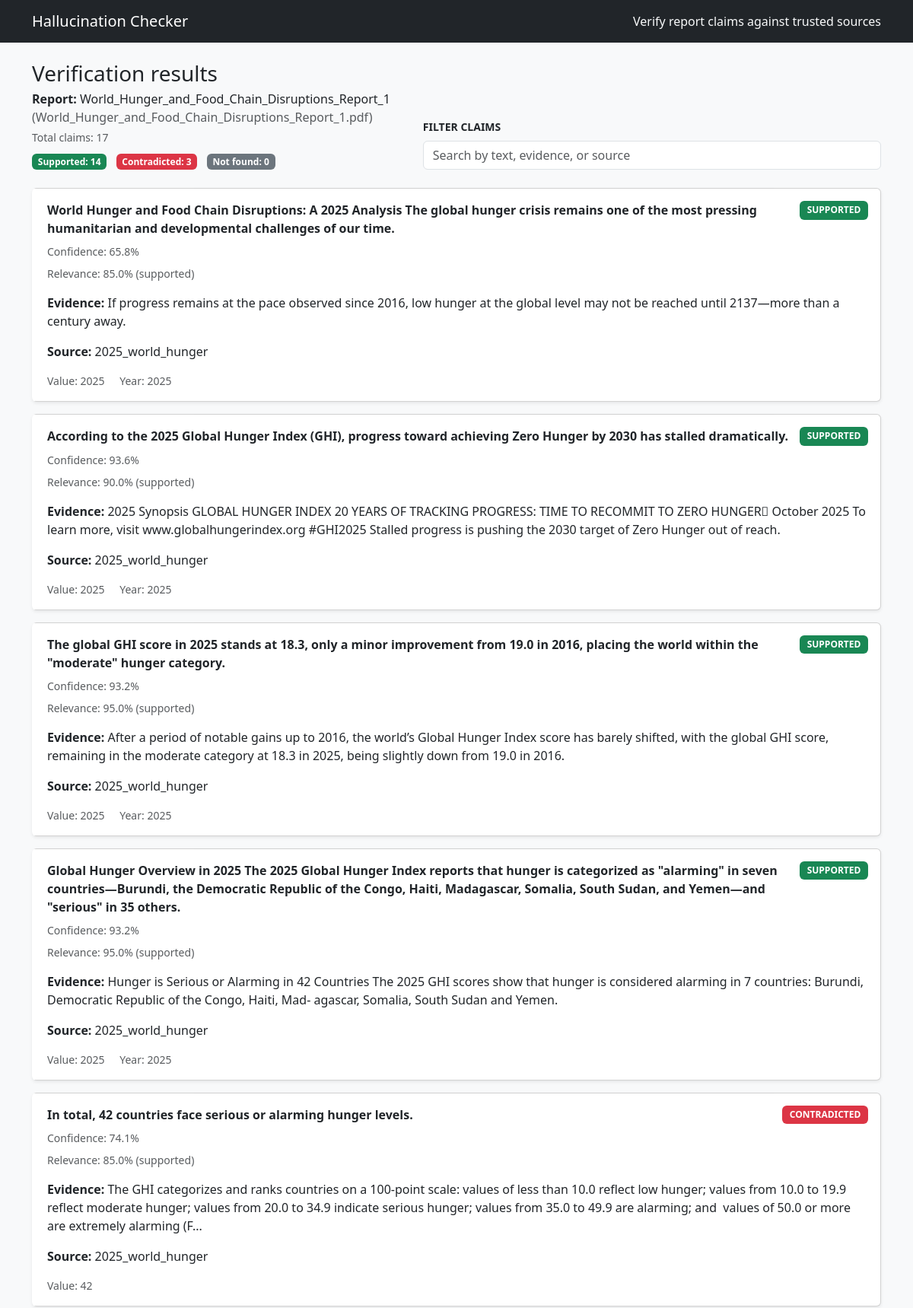
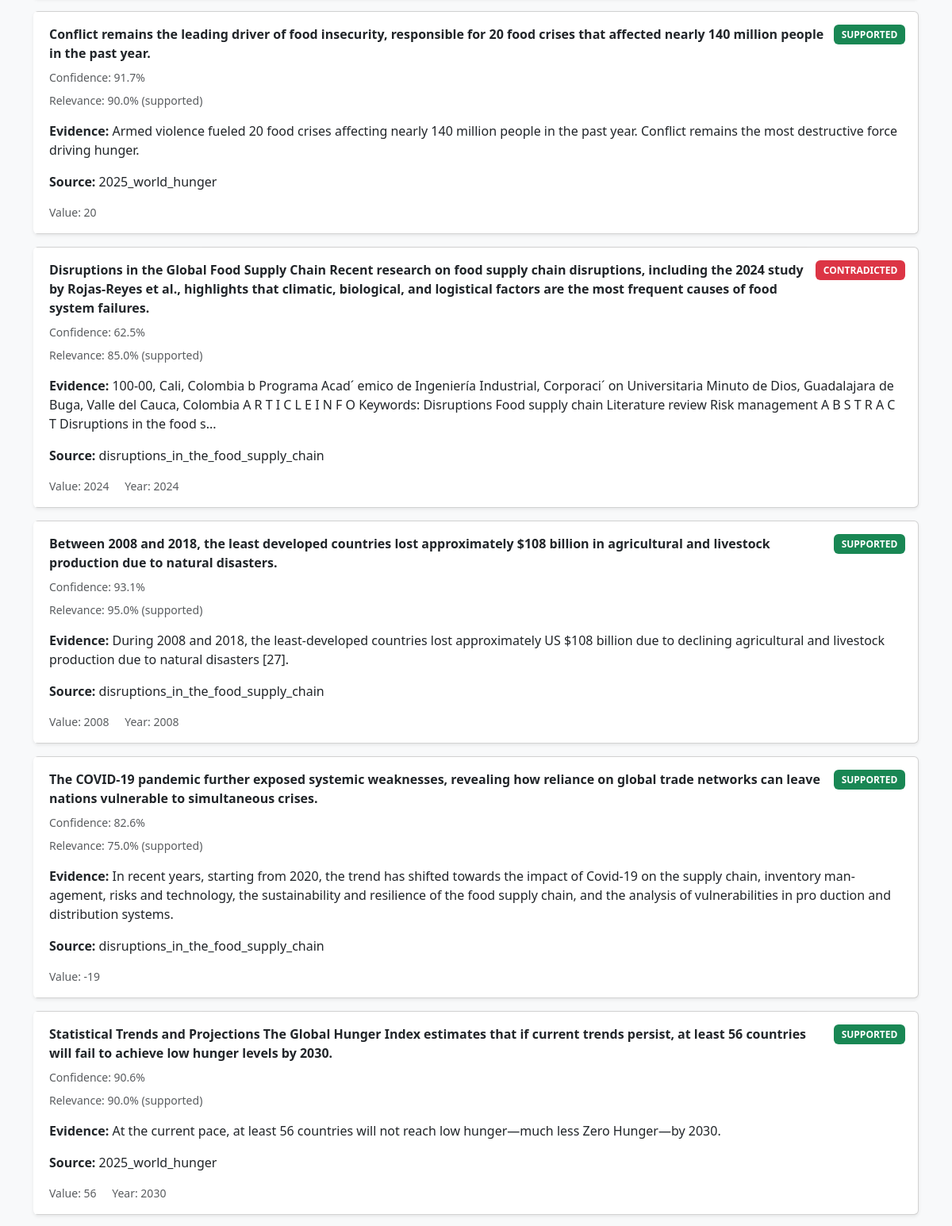
Page /results/3 (upper part) on the committed database (2 pictures, top to bottom).
### src/hallcheck/models.py (models this page shows)
class Base(DeclarativeBase):
    """Declarative base class."""

class Document(Base):
    __tablename__ = "documents"
    id: Mapped[int] = mapped_column(Integer, primary_key=True, autoincrement=True)
    kind: Mapped[DocumentKind] = mapped_column(Enum(DocumentKind), nullable=False)
    path: Mapped[str] = mapped_column(String(512), nullable=False)
    title: Mapped[Optional[str]] = mapped_column(String(256), nullable=True)
    author: Mapped[Optional[str]] = mapped_column(String(256), nullable=True)
    year: Mapped[Optional[int]] = mapped_column(Integer, nullable=True)
    chunks: Mapped[List["Chunk"]] = relationship("Chunk", back_populates="document", cascade="all, delete-orphan")
    claims: Mapped[List["Claim"]] = relationship("Claim", back_populates="document", cascade="all, delete-orphan")

class Claim(Base):
    __tablename__ = "claims"
    id: Mapped[int] = mapped_column(Integer, primary_key=True, autoincrement=True)
    doc_id: Mapped[int] = mapped_column(ForeignKey("documents.id"), nullable=False, index=True)
    sentence: Mapped[str] = mapped_column(Text, nullable=False)
    value: Mapped[Optional[float]] = mapped_column(Float, nullable=True)
    units: Mapped[Optional[str]] = mapped_column(String(64), nullable=True)
    year: Mapped[Optional[int]] = mapped_column(Integer, nullable=True)
    meta: Mapped[Optional[dict]] = mapped_column(JSON, nullable=True)
    document: Mapped[Document] = relationship("Document", back_populates="claims")
    verdicts: Mapped[List["Verdict"]] = relationship("Verdict", back_populates="claim", cascade="all, delete-orphan")

class Verdict(Base):
    __tablename__ = "verdicts"
    id: Mapped[int] = mapped_column(Integer, primary_key=True, autoincrement=True)
    claim_id: Mapped[int] = mapped_column(ForeignKey("claims.id"), nullable=False, index=True)
    status: Mapped[VerdictStatus] = mapped_column(Enum(VerdictStatus), nullable=False)
    confidence: Mapped[float] = mapped_column(Float, nullable=False)
    evidence: Mapped[Optional[dict]] = mapped_column(JSON, nullable=True)
    explanation: Mapped[Optional[str]] = mapped_column(Text, nullable=True)
    claim: Mapped[Claim] = relationship("Claim", back_populates="verdicts")

### app.py (the view)
@app.route("/results/<int:report_doc_id>", methods=["GET"])
def results(report_doc_id: int):
    details = get_report_details(report_doc_id)
    if not details:
        flash("Report not found. Please run verification again.", "warning")
        return redirect(url_for("home"))
    claims = fetch_results(report_doc_id)
    status_counts = {"SUPPORTED": 0, "CONTRADICTED": 0, "NOT_FOUND": 0}
    for claim in claims:
        status = claim.get("verdict_status")
        if status in status_counts:
            status_counts[status] += 1
        else:
            status_counts.setdefault("UNKNOWN", 0)
            status_counts["UNKNOWN"] += 1
    return render_template(
        "results.html",
        report=details,
        claims=claims,
        total_claims=len(claims),
        status_counts=status_counts,
    )

### app.py (called while the page is built)
@app.context_processor
def inject_globals():
    return {"STATUS_BADGES": STATUS_BADGES}

### src/hallcheck/db.py (called while the page is built)
def init_db() -> None:
    from .models import Base  # Imported lazily to avoid circular import
    Base.metadata.create_all(bind=engine)
    _ensure_verdict_explanation_column()
    _ensure_document_author_column()
    _ensure_chunk_tables_column()

@contextmanager
def get_session() -> Iterator[Session]:
    session = SessionLocal()
    try:
        yield session
        session.commit()
    except Exception:
        session.rollback()
        raise
    finally:
        session.close()

def _ensure_verdict_explanation_column() -> None:
    try:
        with engine.begin() as connection:
            inspector = inspect(connection)
            if "verdicts" not in inspector.get_table_names():
                return
            column_names = {col["name"] for col in inspector.get_columns("verdicts")}
            if "explanation" in column_names:
                return
            connection.execute(text("ALTER TABLE verdicts ADD COLUMN explanation TEXT"))
    except Exception:
        pass

def _ensure_document_author_column() -> None:
    try:
        with engine.begin() as connection:
            inspector = inspect(connection)
            if "documents" not in inspector.get_table_names():
                return
            column_names = {col["name"] for col in inspector.get_columns("documents")}
            if "author" in column_names:
                return
            connection.execute(text("ALTER TABLE documents ADD COLUMN author VARCHAR(256)"))
    except Exception:
        pass

def _ensure_chunk_tables_column() -> None:
    try:
        with engine.begin() as connection:
            inspector = inspect(connection)
            if "chunks" not in inspector.get_table_names():
                return
            column_names = {col["name"] for col in inspector.get_columns("chunks")}
            if "tables" in column_names:
                return
            connection.execute(text("ALTER TABLE chunks ADD COLUMN tables JSON"))
    except Exception:
        pass

### src/hallcheck/webbridge.py (called while the page is built)
def fetch_results(report_doc_id: int) -> List[dict]:
    return get_verdicts(report_doc_id)

### templates/results.html (shortened to what this page needs)
{% extends "layout.html" %}
{% block content %}
<div class="d-flex flex-column flex-lg-row justify-content-between align-items-lg-end gap-3 mb-4">
  <div>
    <h1 class="h3 mb-1">Verification results</h1>
    <p class="mb-1"><strong>Report:</strong> {{ report.title }} <span class="text-muted">({{ report.filename }})</span></p>
    <div class="small text-muted">Total claims: {{ total_claims }}</div>
    <div class="mt-2">
      <span class="badge bg-success me-2">Supported: {{ status_counts.get('SUPPORTED', 0) }}</span>
      <span class="badge bg-danger me-2">Contradicted: {{ status_counts.get('CONTRADICTED', 0) }}</span>
      <span class="badge bg-secondary">Not found: {{ status_counts.get('NOT_FOUND', 0) }}</span>
    </div>
  </div>
  <div class="search-box w-100 w-lg-auto">
    <label for="claimSearch" class="form-label small text-uppercase fw-semibold">Filter claims</label>
    <input type="search" id="claimSearch" class="form-control" placeholder="Search by text, evidence, or source">
  </div>
</div>
{% if claims %}
  <div class="row g-3" id="claimsList">
    {% for claim in claims %}
      {% include "partials/_claim_card.html" %}
    {% endfor %}
  </div>
{% else %}
  <div class="alert alert-info">No claims were generated for this report.</div>
{% endif %}
{% endblock %}

### templates/partials/_claim_card.html (shortened to what this page needs)
<div id="claim-{{ claim.claim_id }}" class="col-12 claim-card" data-search-text="{{ (claim.sentence or '')|lower }} {{ (claim.evidence_snippet or '')|lower }} {{ (claim.source_title or '')|lower }} {{ (claim.source_author or '')|lower }}">
  <div class="card shadow-sm h-100 position-relative">
    <div class="card-body">
      <div class="d-flex justify-content-between align-items-start mb-2">
        <div class="me-2">
          <p class="fw-semibold mb-1 mb-lg-0">
            <a href="{{ url_for('claim_detail', claim_id=claim.claim_id) }}" class="stretched-link text-reset text-decoration-none">
              {{ claim.sentence }}
            </a>
          </p>
        </div>
        {% set badge_class = STATUS_BADGES.get(claim.verdict_status, 'bg-secondary') %}
        <span class="badge {{ badge_class }}">{{ claim.verdict_status or 'UNKNOWN' }}</span>
      </div>
      <p class="small text-muted mb-2">
        Confidence:
        {% if claim.verdict_confidence is not none %}
          {{ (claim.verdict_confidence * 100) | round(1) }}%
        {% else %}
          n/a
        {% endif %}
      </p>
      {% if claim.rerank_score is not none %}
        <p class="small text-muted mt-n2">
          Relevance: {{ (claim.rerank_score * 100) | round(1) }}%
          {% if claim.rerank_label %}
            <span class="text-lowercase">({{ claim.rerank_label }})</span>
          {% endif %}
        </p>
      {% endif %}
      {% if claim.evidence_is_table %}
        <p class="card-text"><span class="fw-semibold">Evidence:</span> The Evidence Is A Table</p>
      {% elif claim.evidence_snippet %}
        {% set snippet = claim.evidence_snippet %}
        <p class="card-text">
          <span class="fw-semibold">Evidence:</span>
          {{ snippet[:300] }}{% if snippet|length > 300 %}...{% endif %}
        </p>
      {% else %}
        <p class="card-text text-muted fst-italic">No supporting evidence captured.</p>
      {% endif %}
      {% if claim.source_title %}
        <p class="card-text"><span class="fw-semibold">Source:</span> {{ claim.source_title }}</p>
      {% endif %}
      {% if claim.value is not none or claim.units or claim.year %}
        <div class="claim-meta small text-muted">
          {% if claim.value is not none %}
            <span>Value: {{ "{:g}".format(claim.value) }}</span>
          {% endif %}
          {% if claim.year %}
            <span class="ms-3">Year: {{ claim.year }}</span>
          {% endif %}
        </div>
      {% endif %}
    </div>
  </div>
</div>

### static/styles.css (style rules this page uses)
body { background-color: #f8f9fa; }
.claim-card .card { border-left: 4px solid transparent; }
.claim-card .badge { font-size: 0.75rem; padding: 0.4rem 0.6rem; }
.claim-card .card-body { min-height: 12rem; }

### rows in the picture
Document: title "World_Hunger_and_Food_Chain_Disruptions_Report_1"
Claim: sentence "World Hunger and Food Chain Disruptions: A 2025 Analysis The global hunger crisis remains one of the most pressing humanitarian and developmental challenges of our time.", value "2025", year "2025"
Verdict: (claim.verdict_confidence*100)|round(1) "65.8"
Claim: sentence "According to the 2025 Global Hunger Index (GHI), progress toward achieving Zero Hunger by 2030 has stalled dramatically.", value "2025", year "2025"
Verdict: (claim.verdict_confidence*100)|round(1) "93.6"
Claim: sentence "The global GHI score in 2025 stands at 18.3, only a minor improvement from 19.0 in 2016, placing the world within the \"moderate\" hunger category.", value "2025", year "2025"
Verdict: (claim.verdict_confidence*100)|round(1) "93.2"
Claim: sentence "Global Hunger Overview in 2025 The 2025 Global Hunger Index reports that hunger is categorized as \"alarming\" in seven countries—Burundi, the Democratic Republic of the Congo, Haiti, Madagascar, Somalia, South Sudan, and Yemen—and \"serious\" in 35 others.", value "2025", year "2025"
Verdict: (claim.verdict_confidence*100)|round(1) "93.2"
Claim: sentence "In total, 42 countries face serious or alarming hunger levels.", value "42"
Verdict: (claim.verdict_confidence*100)|round(1) "74.1"
Claim: sentence "Conflict remains the leading driver of food insecurity, responsible for 20 food crises that affected nearly 140 million people in the past year.", value "20"
Verdict: (claim.verdict_confidence*100)|round(1) "91.7"
Claim: sentence "Disruptions in the Global Food Supply Chain Recent research on food supply chain disruptions, including the 2024 study by Rojas-Reyes et al., highlights that climatic, biological, and logistical factors are the most frequent causes of food system failures.", value "2024", year "2024"
Verdict: (claim.verdict_confidence*100)|round(1) "62.5"
Claim: sentence "Between 2008 and 2018, the least developed countries lost approximately $108 billion in agricultural and livestock production due to natural disasters.", value "2008", year "2008"
Verdict: (claim.verdict_confidence*100)|round(1) "93.1"
Claim: sentence "The COVID-19 pandemic further exposed systemic weaknesses, revealing how reliance on global trade networks can leave nations vulnerable to simultaneous crises.", value "-19"
Verdict: (claim.verdict_confidence*100)|round(1) "82.6"
Claim: sentence "Statistical Trends and Projections The Global Hunger Index estimates that if current trends persist, at least 56 countries will fail to achieve low hunger levels by 2030.", value "56", year "2030"
Verdict: (claim.verdict_confidence*100)|round(1) "90.6"

### other values in the picture
{{ report.filename }} "World_Hunger_and_Food_Chain_Disruptions_Report_1.pdf"
{{ total_claims }} "17"
{{ status_counts.get('SUPPORTED', 0) }} "14"
{{ status_counts.get('CONTRADICTED', 0) }} "3"
{{ status_counts.get('NOT_FOUND', 0) }} "0"
{{ claim.verdict_status or 'UNKNOWN' }} "SUPPORTED" "SUPPORTED" "SUPPORTED" "SUPPORTED" "CONTRADICTED" "SUPPORTED" "CONTRADICTED" "SUPPORTED" "SUPPORTED" "SUPPORTED"
{{ (claim.rerank_score * 100) | round(1) }} "85.0" "90.0" "95.0" "95.0" "85.0" "90.0" "85.0" "95.0" "75.0" "90.0"
{{ claim.rerank_label }} "supported" "supported" "supported" "supported" "supported" "supported" "supported" "supported" "supported" "supported"
{{ snippet[:300] }} "If progress remains at the pace observed since 2016, low hunger at the global level may not be reached until 2137—more than a century away." "Armed violence fueled 20 food crises affecting nearly 140 million people in the past year. Conflict remains the most destructive force driving hunger." "During 2008 and 2018, the least-developed countries lost approximately US $108 billion due to declining agricultural and livestock production due to natural disasters [27]." "At the current pace, at least 56 countries will not reach low hunger—much less Zero Hunger—by 2030."
{{ claim.source_title }} "2025_world_hunger" "2025_world_hunger" "2025_world_hunger" "2025_world_hunger" "2025_world_hunger" "2025_world_hunger" "disruptions_in_the_food_supply_chain" "disruptions_in_the_food_supply_chain" "disruptions_in_the_food_supply_chain" "2025_world_hunger"
